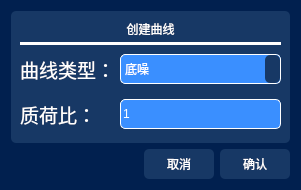
<?xml version="1.0" encoding="UTF-8"?>
<ui version="4.0">
 <class>Create_Signal_Item_Dialog</class>
 <widget class="QDialog" name="Create_Signal_Item_Dialog">
  <property name="geometry">
   <rect>
    <x>0</x>
    <y>0</y>
    <width>301</width>
    <height>177</height>
   </rect>
  </property>
  <property name="sizePolicy">
   <sizepolicy hsizetype="Minimum" vsizetype="Minimum">
    <horstretch>0</horstretch>
    <verstretch>0</verstretch>
   </sizepolicy>
  </property>
  <property name="windowTitle">
   <string>Dialog</string>
  </property>
  <property name="styleSheet">
   <string notr="true">QWidget{
	background-color: rgb(1, 32, 79);
    border-radius: 5px; 
	color: rgb(255, 255, 255);
}</string>
  </property>
  <layout class="QVBoxLayout" name="verticalLayout">
   <item>
    <widget class="QWidget" name="widget_2" native="true">
     <property name="styleSheet">
      <string notr="true">QWidget
{
background-color: rgb(23, 56, 101);
font: 14pt &quot;Microsoft YaHei UI&quot;;
}
QcomboBox
{
background-color: rgb(58, 143, 255);
}</string>
     </property>
     <layout class="QVBoxLayout" name="verticalLayout_3">
      <property name="spacing">
       <number>4</number>
      </property>
      <item>
       <widget class="QLabel" name="label_14">
        <property name="styleSheet">
         <string notr="true">font: 700 18pt &quot;Microsoft YaHei UI&quot;;</string>
        </property>
        <property name="text">
         <string>创建曲线</string>
        </property>
        <property name="alignment">
         <set>Qt::AlignCenter</set>
        </property>
       </widget>
      </item>
      <item>
       <widget class="Line" name="line_2">
        <property name="styleSheet">
         <string notr="true">background-color: rgb(255, 255, 255);</string>
        </property>
        <property name="frameShadow">
         <enum>QFrame::Plain</enum>
        </property>
        <property name="orientation">
         <enum>Qt::Horizontal</enum>
        </property>
       </widget>
      </item>
      <item>
       <widget class="QWidget" name="widget_11" native="true">
        <layout class="QVBoxLayout" name="verticalLayout_5">
         <property name="spacing">
          <number>15</number>
         </property>
         <property name="leftMargin">
          <number>0</number>
         </property>
         <property name="topMargin">
          <number>5</number>
         </property>
         <property name="rightMargin">
          <number>0</number>
         </property>
         <property name="bottomMargin">
          <number>5</number>
         </property>
         <item>
          <widget class="QWidget" name="Signal_Type_Widget" native="true">
           <property name="styleSheet">
            <string notr="true"/>
           </property>
           <layout class="QHBoxLayout" name="horizontalLayout_2">
            <property name="spacing">
             <number>0</number>
            </property>
            <property name="leftMargin">
             <number>0</number>
            </property>
            <property name="topMargin">
             <number>0</number>
            </property>
            <property name="rightMargin">
             <number>0</number>
            </property>
            <property name="bottomMargin">
             <number>0</number>
            </property>
            <item>
             <widget class="QLabel" name="label_18">
              <property name="sizePolicy">
               <sizepolicy hsizetype="Fixed" vsizetype="Fixed">
                <horstretch>100</horstretch>
                <verstretch>30</verstretch>
               </sizepolicy>
              </property>
              <property name="minimumSize">
               <size>
                <width>100</width>
                <height>30</height>
               </size>
              </property>
              <property name="maximumSize">
               <size>
                <width>100</width>
                <height>30</height>
               </size>
              </property>
              <property name="font">
               <font>
                <family>Microsoft YaHei UI</family>
                <pointsize>14</pointsize>
                <italic>false</italic>
                <bold>false</bold>
               </font>
              </property>
              <property name="styleSheet">
               <string notr="true"/>
              </property>
              <property name="text">
               <string>曲线类型：</string>
              </property>
              <property name="alignment">
               <set>Qt::AlignLeading|Qt::AlignLeft|Qt::AlignVCenter</set>
              </property>
             </widget>
            </item>
            <item>
             <widget class="QComboBox" name="Signal_type">
              <property name="minimumSize">
               <size>
                <width>0</width>
                <height>30</height>
               </size>
              </property>
              <property name="maximumSize">
               <size>
                <width>16777215</width>
                <height>30</height>
               </size>
              </property>
              <property name="layoutDirection">
               <enum>Qt::LeftToRight</enum>
              </property>
              <property name="styleSheet">
               <string notr="true">
QComboBox{
 background-color: rgb(58, 143, 255);
  border:1px solid rgb(255, 255, 255);
  border-radius:5px;
} 

QComboBox::drop-down {
	background-color: rgb(23, 56, 101);
    width: 15px;/*设置按钮范围宽度*/
   border-radius: 5px;
}

QComboBox::down-arrow {
	border-image: url(:/new/prefix1/icon/down_arrow.png);/*自定义图片填充*/
	width: 10px;/*设置该图标的宽高*/
	height: 10px;
}

QComboBox QAbstractItemView {
 background-color: rgb(58, 143, 255);

}

/* 下拉后，整个下拉窗体每项的样式 */
QComboBox QAbstractItemView::item {
 background-color: rgb(58, 143, 255);

}

QComboBox QAbstractItemView::item:selected {
    color: #FFFFF0;
	background-color: rgb(0, 85, 200);
}
QComboBox::disabled
{
 background-color: rgb(23, 56, 101);
  border:1px solid rgb(158, 158, 158);
color:rgb(158, 158, 158);

}</string>
              </property>
              <property name="insertPolicy">
               <enum>QComboBox::NoInsert</enum>
              </property>
              <property name="sizeAdjustPolicy">
               <enum>QComboBox::AdjustToContentsOnFirstShow</enum>
              </property>
              <item>
               <property name="text">
                <string>底噪</string>
               </property>
              </item>
              <item>
               <property name="text">
                <string>四极杆压力</string>
               </property>
              </item>
              <item>
               <property name="text">
                <string>扫描信号</string>
               </property>
              </item>
              <item>
               <property name="text">
                <string>总压信号</string>
               </property>
              </item>
             </widget>
            </item>
           </layout>
          </widget>
         </item>
         <item>
          <widget class="QWidget" name="AMU_Select_Widget" native="true">
           <property name="styleSheet">
            <string notr="true"/>
           </property>
           <layout class="QHBoxLayout" name="horizontalLayout_25">
            <property name="spacing">
             <number>0</number>
            </property>
            <property name="leftMargin">
             <number>0</number>
            </property>
            <property name="topMargin">
             <number>0</number>
            </property>
            <property name="rightMargin">
             <number>0</number>
            </property>
            <property name="bottomMargin">
             <number>0</number>
            </property>
            <item>
             <widget class="QLabel" name="label_31">
              <property name="sizePolicy">
               <sizepolicy hsizetype="Fixed" vsizetype="Fixed">
                <horstretch>100</horstretch>
                <verstretch>30</verstretch>
               </sizepolicy>
              </property>
              <property name="minimumSize">
               <size>
                <width>100</width>
                <height>30</height>
               </size>
              </property>
              <property name="maximumSize">
               <size>
                <width>100</width>
                <height>30</height>
               </size>
              </property>
              <property name="font">
               <font>
                <family>Microsoft YaHei UI</family>
                <pointsize>14</pointsize>
                <italic>false</italic>
                <bold>false</bold>
               </font>
              </property>
              <property name="styleSheet">
               <string notr="true"/>
              </property>
              <property name="text">
               <string>质荷比：</string>
              </property>
              <property name="alignment">
               <set>Qt::AlignLeading|Qt::AlignLeft|Qt::AlignVCenter</set>
              </property>
             </widget>
            </item>
            <item>
             <widget class="QSpinBox" name="AMU_spinBox">
              <property name="sizePolicy">
               <sizepolicy hsizetype="Preferred" vsizetype="Fixed">
                <horstretch>0</horstretch>
                <verstretch>0</verstretch>
               </sizepolicy>
              </property>
              <property name="minimumSize">
               <size>
                <width>0</width>
                <height>30</height>
               </size>
              </property>
              <property name="focusPolicy">
               <enum>Qt::ClickFocus</enum>
              </property>
              <property name="styleSheet">
               <string notr="true">background-color: rgb(58, 143, 255);
  border:1px solid rgb(255, 255, 255);</string>
              </property>
              <property name="alignment">
               <set>Qt::AlignLeading|Qt::AlignLeft|Qt::AlignVCenter</set>
              </property>
              <property name="buttonSymbols">
               <enum>QAbstractSpinBox::NoButtons</enum>
              </property>
              <property name="suffix">
               <string/>
              </property>
              <property name="prefix">
               <string/>
              </property>
              <property name="maximum">
               <number>200</number>
              </property>
              <property name="value">
               <number>1</number>
              </property>
              <property name="displayIntegerBase">
               <number>10</number>
              </property>
             </widget>
            </item>
           </layout>
          </widget>
         </item>
        </layout>
       </widget>
      </item>
     </layout>
    </widget>
   </item>
   <item>
    <widget class="QWidget" name="widget" native="true">
     <property name="sizePolicy">
      <sizepolicy hsizetype="Minimum" vsizetype="Minimum">
       <horstretch>0</horstretch>
       <verstretch>0</verstretch>
      </sizepolicy>
     </property>
     <layout class="QHBoxLayout" name="horizontalLayout">
      <property name="leftMargin">
       <number>0</number>
      </property>
      <property name="topMargin">
       <number>0</number>
      </property>
      <property name="rightMargin">
       <number>0</number>
      </property>
      <property name="bottomMargin">
       <number>0</number>
      </property>
      <item>
       <spacer name="horizontalSpacer">
        <property name="orientation">
         <enum>Qt::Horizontal</enum>
        </property>
        <property name="sizeHint" stdset="0">
         <size>
          <width>40</width>
          <height>20</height>
         </size>
        </property>
       </spacer>
      </item>
      <item>
       <widget class="QPushButton" name="Cancel_Button">
        <property name="sizePolicy">
         <sizepolicy hsizetype="Fixed" vsizetype="Fixed">
          <horstretch>0</horstretch>
          <verstretch>0</verstretch>
         </sizepolicy>
        </property>
        <property name="minimumSize">
         <size>
          <width>70</width>
          <height>30</height>
         </size>
        </property>
        <property name="maximumSize">
         <size>
          <width>70</width>
          <height>30</height>
         </size>
        </property>
        <property name="layoutDirection">
         <enum>Qt::RightToLeft</enum>
        </property>
        <property name="styleSheet">
         <string notr="true">QPushButton {
    /* 正常状态下的样式 */
	font: 700 16pt &quot;Microsoft YaHei UI&quot;;
 color:rgb(255, 255, 255);
    background-color: rgb(23, 56, 101);/* 正常状态下的背景颜色 */
    border-radius: 5px; 
}

QPushButton:hover {
    /* 鼠标悬停状态下的样式 */
    background-color:rgb(32, 77, 136); /* 悬停状态下的背景颜色 */
}</string>
        </property>
        <property name="text">
         <string>取消</string>
        </property>
        <property name="iconSize">
         <size>
          <width>40</width>
          <height>40</height>
         </size>
        </property>
       </widget>
      </item>
      <item>
       <widget class="QPushButton" name="Ack_Button">
        <property name="sizePolicy">
         <sizepolicy hsizetype="Fixed" vsizetype="Fixed">
          <horstretch>0</horstretch>
          <verstretch>0</verstretch>
         </sizepolicy>
        </property>
        <property name="minimumSize">
         <size>
          <width>70</width>
          <height>30</height>
         </size>
        </property>
        <property name="maximumSize">
         <size>
          <width>70</width>
          <height>30</height>
         </size>
        </property>
        <property name="layoutDirection">
         <enum>Qt::RightToLeft</enum>
        </property>
        <property name="styleSheet">
         <string notr="true">QPushButton {
    /* 正常状态下的样式 */
	font: 700 16pt &quot;Microsoft YaHei UI&quot;;
 color:rgb(255, 255, 255);
    background-color: rgb(23, 56, 101);/* 正常状态下的背景颜色 */
    border-radius: 5px; 
}

QPushButton:hover {
    /* 鼠标悬停状态下的样式 */
    background-color:rgb(32, 77, 136); /* 悬停状态下的背景颜色 */
}</string>
        </property>
        <property name="text">
         <string>确认</string>
        </property>
        <property name="iconSize">
         <size>
          <width>40</width>
          <height>40</height>
         </size>
        </property>
       </widget>
      </item>
     </layout>
    </widget>
   </item>
  </layout>
 </widget>
 <resources/>
 <connections/>
</ui>
